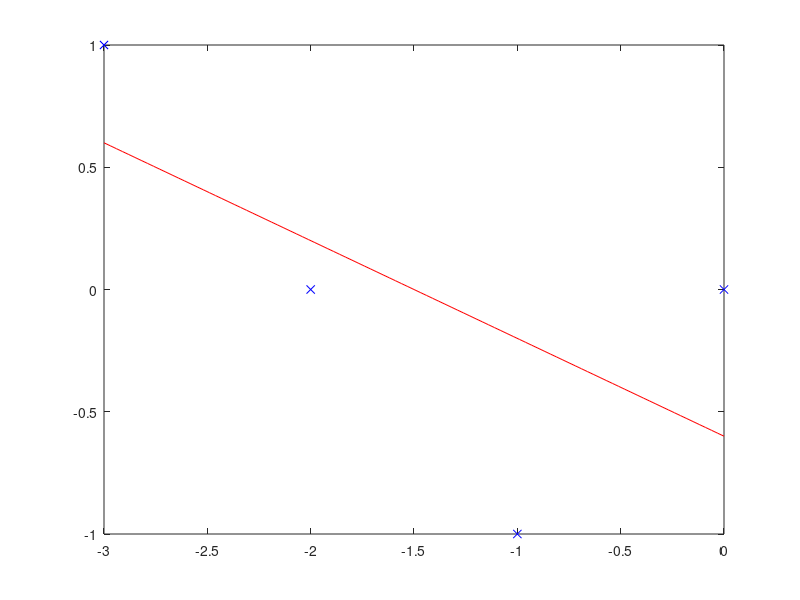

Source code (MATLAB):
xj = [-3 -2 -1 0];
fj = [1 0 -1 0];
m = length(xj);

A = [m,sum(xj);sum(xj),sum(xj.^2)];
b = [sum(fj);sum(xj.*fj)];
alfa = A\b;

xmin = min(xj);
xmax = max(xj);
delka = xmax-xmin;

x = xmin:(delka/100):xmax;
f1 = alfa(1)+alfa(2)*x;

plot(xj,fj,'bx',x,f1,'r')